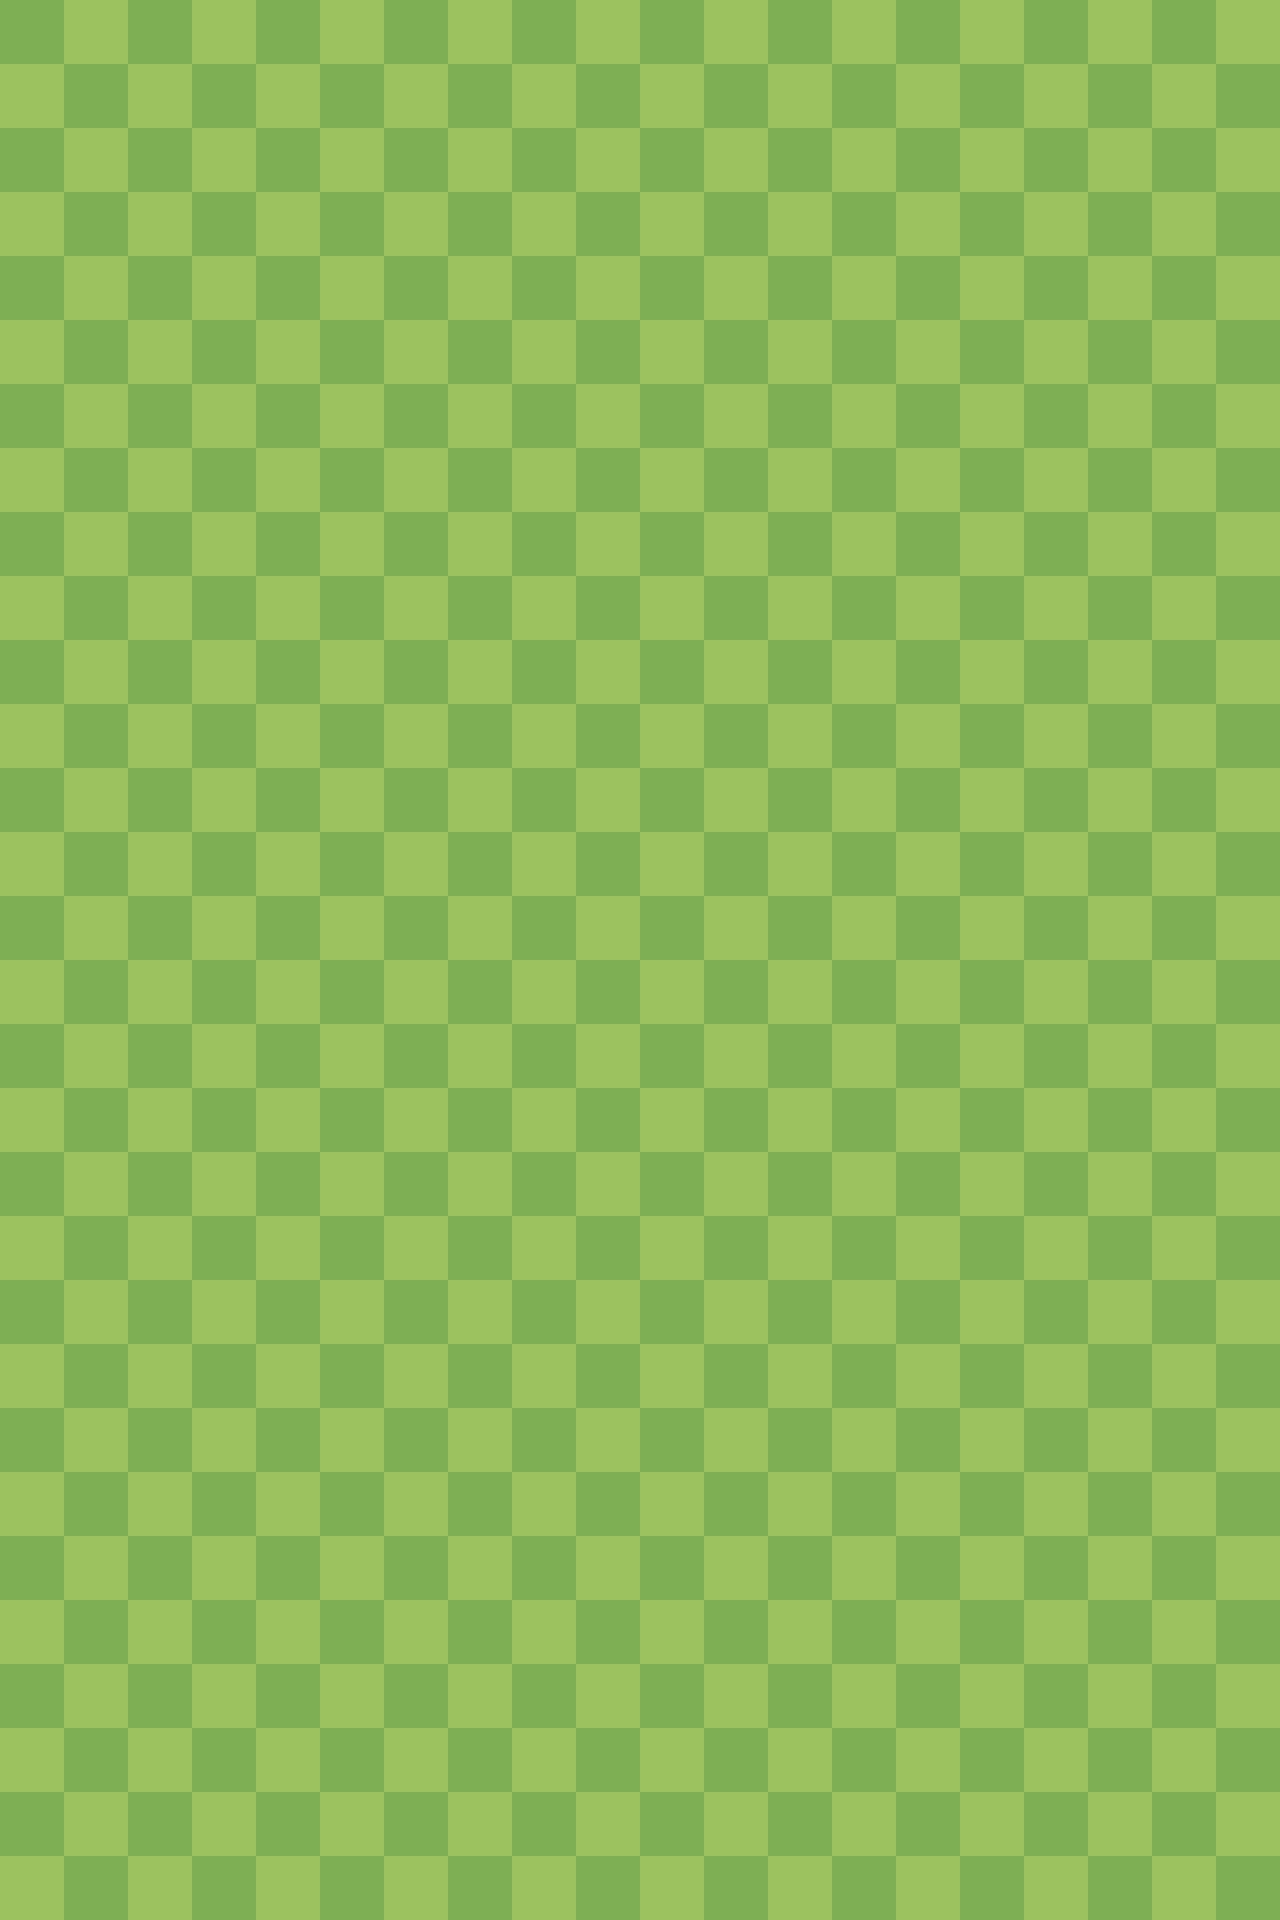

The image is a tile-based game level rendered from a .tmx file. Its description and source (layers, tilesets, objects; grid data summarised) follow:
An orthogonal 20x30 tile map with 64x64 px tiles, 1 tile layer (_tmLayerGroup) and 32 objects (11x tree01, 5x tree02, 3x mountain02, 2x mountain03, mountain01, ...).

<map version="1.0" orientation="orthogonal" renderorder="right-down" width="20" height="30" tilewidth="64" tileheight="64">
 <tileset firstgid="1" name="tile" tilewidth="64" tileheight="64">
  <image source="tile.png" width="128" height="64" />
 </tileset>
 <layer name="_tmLayerGroup" width="20" height="30">
  <data>[600 cells, 600 non-empty, 2 distinct tile ids]</data>
 </layer>
 <objectgroup name="_tmLayerObstacle">
  <object name="tree01" x="1115.92" y="1505.62">
   <polyline points="0,0 19.875,15.5 58.125,4.125 32.75,-11.375 0.0527778,-0.0583333" />
  </object>
  <object name="tree02" x="198.909" y="665.273">
   <polyline points="0,0 34.375,28.125 113.875,9.05682 69.2955,-11.0114 0.0527778,-0.0583333" />
  </object>
  <object name="tree01" x="514" y="734">
   <polyline points="0,0 19.875,15.5 58.125,4.125 32.75,-11.375 0.0527778,-0.0583333" />
  </object>
  <object name="mountain01" x="691.667" y="384.33">
   <polyline points="-1,-9 125.333,3.83333 147,93 345,94 347.333,-121.333 287.167,-139.667 266,-195 -0.5,-193 -0.666667,-11.3333" />
  </object>
  <object name="mountain02" x="844" y="1196">
   <polyline points="0,0 100,-0.666667 101.333,-96.333 1.33333,-94.333 -5.68434e-14,-0.666667" />
  </object>
  <object name="tree02" x="1096" y="794">
   <polyline points="0,0 34.375,28.125 113.875,9.05682 69.2955,-11.0114 0.0527778,-0.0583333" />
  </object>
  <object name="tree01" x="260" y="1239">
   <polyline points="0,0 19.875,15.5 58.125,4.125 32.75,-11.375 0.0527778,-0.0583333" />
  </object>
  <object name="tree01" x="833" y="677">
   <polyline points="0,0 19.875,15.5 58.125,4.125 32.75,-11.375 0.0527778,-0.0583333" />
  </object>
  <object name="tree01" x="575.879" y="541.879">
   <polyline points="0,0 19.875,15.5 58.125,4.125 32.75,-11.375 0.0527778,-0.0583333" />
  </object>
  <object name="mountain03" x="376" y="1580">
   <polyline points="0,0 208.333,-4 207,-107.667 238,-161.667 237.167,-207.5 160.833,-206.167 114.333,-163 -0.66667,-163.833 0,0" />
  </object>
  <object name="tree02" x="518" y="920">
   <polyline points="0,0 34.375,28.125 113.875,9.05682 69.2955,-11.0114 0.0527778,-0.0583333" />
  </object>
  <object name="tree02" x="161.273" y="1688.36">
   <polyline points="0,0 34.375,28.125 113.875,9.05682 69.2955,-11.0114 0.0527778,-0.0583333" />
  </object>
  <object name="tree01" x="840" y="1370">
   <polyline points="0,0 19.875,15.5 58.125,4.125 32.75,-11.375 0.0527778,-0.0583333" />
  </object>
  <object name="tree01" x="838" y="738">
   <polyline points="0,0 19.875,15.5 58.125,4.125 32.75,-11.375 0.0527778,-0.0583333" />
  </object>
  <object name="tree01" x="892" y="1374">
   <polyline points="0,0 19.875,15.5 58.125,4.125 32.75,-11.375 0.0527778,-0.0583333" />
  </object>
  <object name="tree01" x="574" y="1756">
   <polyline points="0,0 19.875,15.5 58.125,4.125 32.75,-11.375 0.0527778,-0.0583333" />
  </object>
  <object name="tree01" x="952" y="1376">
   <polyline points="0,0 19.875,15.5 58.125,4.125 32.75,-11.375 0.0527778,-0.0583333" />
  </object>
  <object name="tree02" x="1156" y="1244">
   <polyline points="0,0 34.375,28.125 113.875,9.05682 69.2955,-11.0114 0.0527778,-0.0583333" />
  </object>
  <object x="-9.09091" y="-3.0303">
   <polyline points="0,0 0,1927.27 1293.94,1930.3 1296.97,0 0,-6.06061" />
  </object>
  <object name="tree01" x="503.03" y="1178.79">
   <polyline points="0,0 19.875,15.5 58.125,4.125 32.75,-11.375 0.0527778,-0.0583333" />
  </object>
  <object name="mountain02" x="846" y="1716">
   <polyline points="0,0 100,-0.666667 101.333,-96.333 1.33333,-94.333 -5.68434e-14,-0.666667" />
  </object>
  <object name="mountain02" x="170" y="1042">
   <polyline points="0,0 100,-0.666667 101.333,-96.333 1.33333,-94.333 -5.68434e-14,-0.666667" />
  </object>
  <object name="mountain03" x="182" y="490">
   <polyline points="0,0 208.333,-4 207,-107.667 238,-161.667 237.167,-207.5 160.833,-206.167 114.333,-163 -0.66667,-163.833 0,0" />
  </object>
 </objectgroup>
 <objectgroup name="_tmLayerBorn">
  <object x="85.3333" y="88" width="17.3333" height="17.3333">
   <ellipse />
  </object>
  <object x="80" y="602.667" width="14.6667" height="18.6667">
   <ellipse />
  </object>
  <object x="92" y="1174.67" width="13.3333" height="14.6667">
   <ellipse />
  </object>
  <object x="1166.67" y="1176" width="17.3333" height="13.3333">
   <ellipse />
  </object>
  <object x="1177.67" y="91" width="14.6667" height="14.6667">
   <ellipse />
  </object>
  <object x="1169.33" y="604" width="20" height="16">
   <ellipse />
  </object>
  <object x="332.667" y="1812.67" width="20" height="16">
   <ellipse />
  </object>
  <object x="1176.67" y="1688.67" width="20" height="16">
   <ellipse />
  </object>
  <object name="player" x="544" y="592" width="14.6667" height="25.3333">
   <ellipse />
  </object>
 </objectgroup>
</map>
